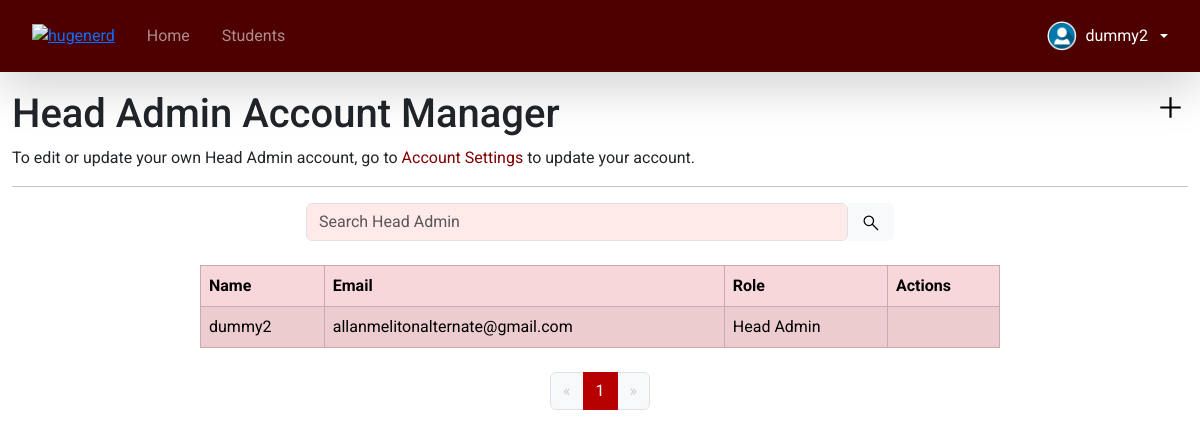
Page /headadminmanager.php (signed in) on the committed database.
### tables this page shows
CREATE TABLE `tblusers` (
  `id` int(11) NOT NULL,
  `name` varchar(255) NOT NULL,
  `email` varchar(255) NOT NULL,
  `password` varchar(255) NOT NULL,
  `code` mediumint(50) NOT NULL,
  `role_id` int(11) NOT NULL,
  `status` text NOT NULL
);

CREATE TABLE `tblroles` (
  `role_id` int(11) NOT NULL,
  `role_name` varchar(255) NOT NULL
);

### headadminmanager.php (the view, shortened to what this page needs)
<?php
require_once "controllerUserData.php";
$email = $_SESSION['email'];
$password = $_SESSION['password'];
if ($email != false && $password != false) {
    $sql = "SELECT * FROM tblusers WHERE email = '$email'";
    $run_Sql = mysqli_query($con, $sql);
    if ($run_Sql) {
        $fetch_info = mysqli_fetch_assoc($run_Sql);
    }
} else {
    header('Location: login.php');
}
$resultsPerPage = 10;
$page = isset($_GET['page']) ? (int)$_GET['page'] : 1;
$search = isset($_GET['search']) ? mysqli_real_escape_string($con, $_GET['search']) : '';
$offset = ($page - 1) * $resultsPerPage;
$sql = "SELECT users.id, users.name, users.email, roles.role_name
        FROM tblusers users
        JOIN tblroles roles ON users.role_id = roles.role_id
        WHERE users.role_id = 2";
$sql .= " LIMIT $resultsPerPage OFFSET $offset";
$result = $con->query($sql);
$totalResultQuery = "SELECT COUNT(*) AS total FROM tblusers WHERE role_id = 2";
$totalResult = $con->query($totalResultQuery);
$totalRow = $totalResult->fetch_assoc();
$totalRows = $totalRow['total'];
$totalPages = ceil($totalRows / $resultsPerPage);
?>
<!DOCTYPE html>
<html lang="en">
<head>
    <link rel="stylesheet" href="css/bootstrap.min.css" />
    <link rel="stylesheet" href="customcolors.css" />
    <link rel="stylesheet" href="effects.css" />
    <link rel="stylesheet" href="appearance.css" />
    <link rel="stylesheet" href="new_login.css" />
    <nav class="navbar fixed-top navbar-expand navbar-dark shadow-lg p-3" style="background-color: #4e0000;">
        <a href="https://mseuf.edu.ph/candelaria" target="_blank"><img class="mx-3" src="assets/euC.png" alt="hugenerd" width="30" height="30"></a>
        <ul class="navbar-nav nav-pills mr-auto">
            <li class="nav-item">
                <a class="nav-link mx-2" href="homepage.php">Home</a>
            </li>
            <li class="nav-item">
                <a class="nav-link mx-2" href="students.php">Students</a>
            </li>
        </ul>
        <div class="dropdown-pr4 ms-auto">
            <a href="#" class="d-flex align-items-center text-white text-decoration-none dropdown-toggle mx-3" id="dropdownUser1" data-bs-toggle="dropdown" aria-expanded="false">
                <img src="assets/user-icon-2048x2048-ihoxz4vq.png" alt="hugenerd" width="30" height="30" class="rounded-circle">
                <span class="d-none d-sm-inline mx-2" style="text-decoration: none; color: white;"><?php echo $fetch_info['name'] ?></span>
            </a>
        </div>
    </nav>
</head>
<body style="overflow-x: hidden;">
    <div class="container-fluid">
        <h1>Head Admin Account Manager <a href="#"><img align="right" src="assets/add_1000dp_000_FILL0_wght400_GRAD0_opsz48.svg" style="width: 35px; display: inline;" data-bs-toggle="modal" data-bs-target="#addSuperAdmin" class="circular-hover-dark"></a></h1>
        <p>To edit or update your own Head Admin account, go to <a href="accountsettings.php" style="text-decoration: none; color: maroon;">Account Settings</a> to update your account.</p>
        <hr>
        <div class="input-group mb-0 justify-content-center">
            <form method="GET" action="" style="display: flex; width: 50%;">
                <input type="text" class="form-control" name="search" placeholder="Search Head Admin" aria-label="Search" aria-describedby="basic-addon2" value="<?php echo isset($_GET['search']) ? $_GET['search'] : ''; ?>" style="background-color:rgb(255, 233, 233);">
                <button class="btn btn-light" type="submit" style="border-top-left-radius: 0; border-bottom-left-radius: 0;">
                    <img src="assets/search_1000dp_000000_FILL0_wght400_GRAD0_opsz48.svg" style="width: 20px; height: 20px;">
                </button>
            </form>
        </div>
        <br>
        <table class="table table-striped table-bordered table-danger" style="max-width: 800px; margin: 0 auto;">
            <thead>
                <tr>
                    <th scope="col">Name</th>
                    <th scope="col">Email</th>
                    <th scope="col">Role</th>
                    <th scope="col">Actions</th>
                </tr>
            </thead>
            <tbody>
                <?php if ($result->num_rows > 0): ?>
                    <?php while ($row = $result->fetch_assoc()): ?>
                        <tr>
                            <td><?php echo htmlspecialchars($row['name']); ?></td>
                            <td><?php echo htmlspecialchars($row['email']); ?></td>
                            <td><?php echo htmlspecialchars($row['role_name']); ?></td>
                            <td>
                            </td>
                        </tr>
                    <?php endwhile; ?>
                <?php else: ?>
                    <tr>
                        <td colspan="4" class="text-center"><strong>No Head Admin found.</strong> Try to add new one or check spelling when you search.</td>
                    </tr>
                <?php endif; ?>
            </tbody>
        </table>
        <br>
        <nav aria-label="Page navigation example">
            <ul class="pagination justify-content-center">
                <li class="page-item <?php if ($page <= 1) echo 'disabled'; ?>">
                    <a class="page-link" href="?page=<?php echo $page - 1; ?>&search=<?php echo $search; ?>" aria-label="Previous">
                        <span aria-hidden="true">&laquo;</span>
                    </a>
                </li>
                <?php for ($i = 1; $i <= $totalPages; $i++): ?>
                    <li class="page-item <?php if ($page == $i) echo 'active'; ?>">
                        <a class="page-link" href="?page=<?php echo $i; ?>&search=<?php echo $search; ?>"><?php echo $i; ?></a>
                    </li>
                <?php endfor; ?>
                <li class="page-item <?php if ($page >= $totalPages) echo 'disabled'; ?>">
                    <a class="page-link" href="?page=<?php echo $page + 1; ?>&search=<?php echo $search; ?>" aria-label="Next">
                        <span aria-hidden="true">&raquo;</span>
                    </a>
                </li>
            </ul>
        </nav>
    </div>
    <link rel="stylesheet" href="https://cdnjs.cloudflare.com/ajax/libs/font-awesome/5.15.4/css/all.min.css">
</body>
</html>

### customcolors.css (style rules this page uses)
html, body { max-width: 100%; overflow-x: hidden; padding-top: 45px; background-image: url('assets/registrars_office.png'); background-size: cover; background-repeat: no-repeat; background-attachment: fixed; background-position: center; }
.pagination .page-item.active .page-link { background-color: rgb(183, 0, 0); color: white; border-color: #bd0000; }
.pagination .page-item.disabled .page-link { color: #ccc; background-color: #f8f9fa; border-color: #dee2e6; pointer-events: none; }
.pagination .page-item .page-link { color: rgb(183, 0, 0); }

### effects.css (style rules this page uses)
.circular-hover-dark { display: grid; place-items: center; border-radius: 50%; transition: background-color 0.25s ease; }

### appearance.css (style rules this page uses)
html,body { font-family: 'Roboto', sans-serif; }

### headadminmanager.php (style rules this page uses)
.form-control, .form-select { width: 100%; }

### rows in the picture
tblusers: name "dummy2", email "allanmelitonalternate@gmail.com", role.role_name "Head Admin"
